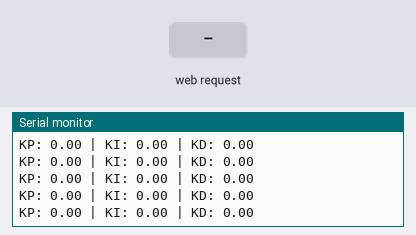
The sketch below on a simulated ESP32. On the bench: the last lines printed to the serial monitor. The inputs (shaded band) are chosen by the test bench.

Above: at 1.2 s.
1.3 s: HTTP request GET /set?kp=120 received
At 2.2 s:
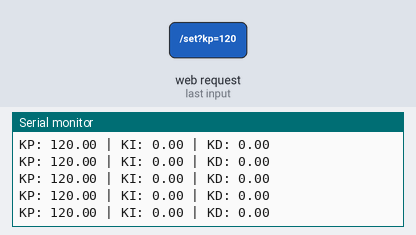
4.3 s: HTTP request GET /set?kp=1 received
At 4.8 s:
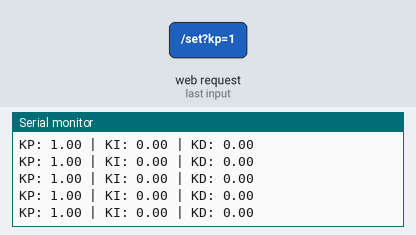
Timing chart, 0 to 7.0 s (numbered marks = the images above; inputs shaded):
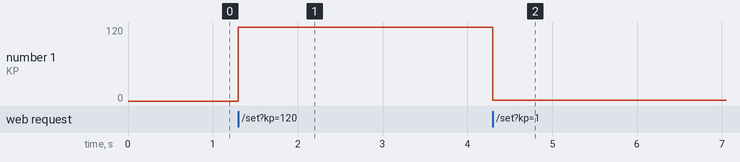

The sketch:

esp32wifi.ino
```cpp
#include <WiFi.h>
#include <WebServer.h>

const char* ssid = "ESP32_SLIDER";
const char* password = "12345678";

WebServer server(80);

volatile float kp = 0.0;
volatile float ki = 0.0;
volatile float kd = 0.0;

const char PAGE[] PROGMEM = R"rawliteral(
<!DOCTYPE html>
<html>
<head>
<meta name="viewport" content="width=device-width, initial-scale=1">
<style>
body { font-family: Arial; text-align: center; margin-top: 40px; }
input { width: 90%; }
</style>
</head>
<body>

<h3>Kp</h3>
<input type="range" min="-5" max="5" step="0.01" value="0"
oninput="send('kp', this.value)">
<p id="kpv">0</p>

<h3>Ki</h3>
<input type="range" min="-5" max="5" step="0.01" value="0"
oninput="send('ki', this.value)">
<p id="kiv">0</p>

<h3>Kd</h3>
<input type="range" min="-5" max="5" step="0.01" value="0"
oninput="send('kd', this.value)">
<p id="kdv">0</p>

<script>
function send(name, val){
  document.getElementById(name + "v").innerHTML = val;
  fetch("/set?" + name + "=" + val);
}
</script>

</body>
</html>
)rawliteral";

void handleRoot() {
  server.send(200, "text/html", PAGE);
}

void handleSet() {
  if (server.hasArg("kp")) kp = server.arg("kp").toFloat();
  if (server.hasArg("ki")) ki = server.arg("ki").toFloat();
  if (server.hasArg("kd")) kd = server.arg("kd").toFloat();
  server.send(200, "text/plain", "OK");
}

void setup() {
  Serial.begin(115200);
  WiFi.softAP(ssid, password);

  server.on("/", handleRoot);
  server.on("/set", handleSet);
  server.begin();
}

void loop() {
  server.handleClient();   // non-blocking

  Serial.print("KP: "); Serial.print(kp, 2);
  Serial.print(" | KI: "); Serial.print(ki, 2);
  Serial.print(" | KD: "); Serial.println(kd, 2);

  // your real-time control code runs here uninterrupted
}
```

Measured:
- after the input at 1.3 s, the serial monitor: prints a new line at once (image 1)
- after the input at 4.3 s, the serial monitor: prints a new line at once (image 2)
- plotted number 1: 0 → 120 after the input at 1.3 s, 120 → 1 after the input at 4.3 s
